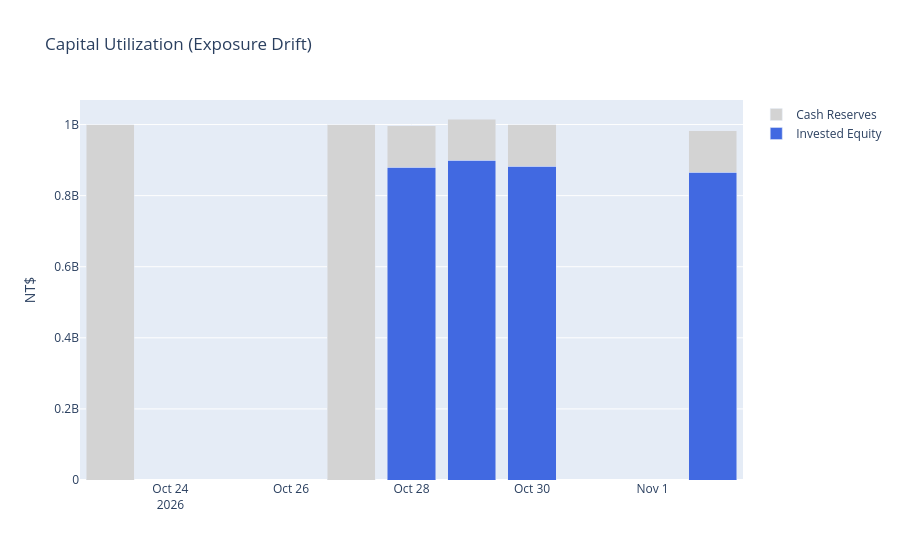

Notebook cell for this chart:
### Code cell
# 2. Capital Utilization (Invested vs Cash)
if not df_nav.empty:
    fig_cap = go.Figure()
    fig_cap.add_trace(go.Bar(x=df_nav['Date'], y=df_nav['Invested'], name='Invested Equity', marker_color='royalblue'))
    fig_cap.add_trace(go.Bar(x=df_nav['Date'], y=df_nav['Cash'], name='Cash Reserves', marker_color='lightgray'))
    fig_cap.update_layout(barmode='stack', title='Capital Utilization (Exposure Drift)', yaxis_title='NT$')
    fig_cap.show()

### Figure 1 — Plotly figure (JSON) as saved in the notebook; plotly's stock layout.template omitted (floating-point values rounded to 4 significant figures)
{"data": [{"marker": {"color": "royalblue"}, "name": "Invested Equity", "type": "bar", "x": ["2026-10-23", "2026-10-27", "2026-10-28", "2026-10-29", "2026-10-30", "2026-11-02"], "y": [0.0, 0.0, 880000000.0, 899200000.0, 883000000.0, 866100000.0]}, {"marker": {"color": "lightgray"}, "name": "Cash Reserves", "type": "bar", "x": ["2026-10-23", "2026-10-27", "2026-10-28", "2026-10-29", "2026-10-30", "2026-11-02"], "y": [1000000000.0, 1000000000.0, 116400000.0, 116400000.0, 116400000.0, 116400000.0]}], "layout": {"barmode": "stack", "title": {"text": "Capital Utilization (Exposure Drift)"}, "yaxis": {"title": {"text": "NT$"}}}}
